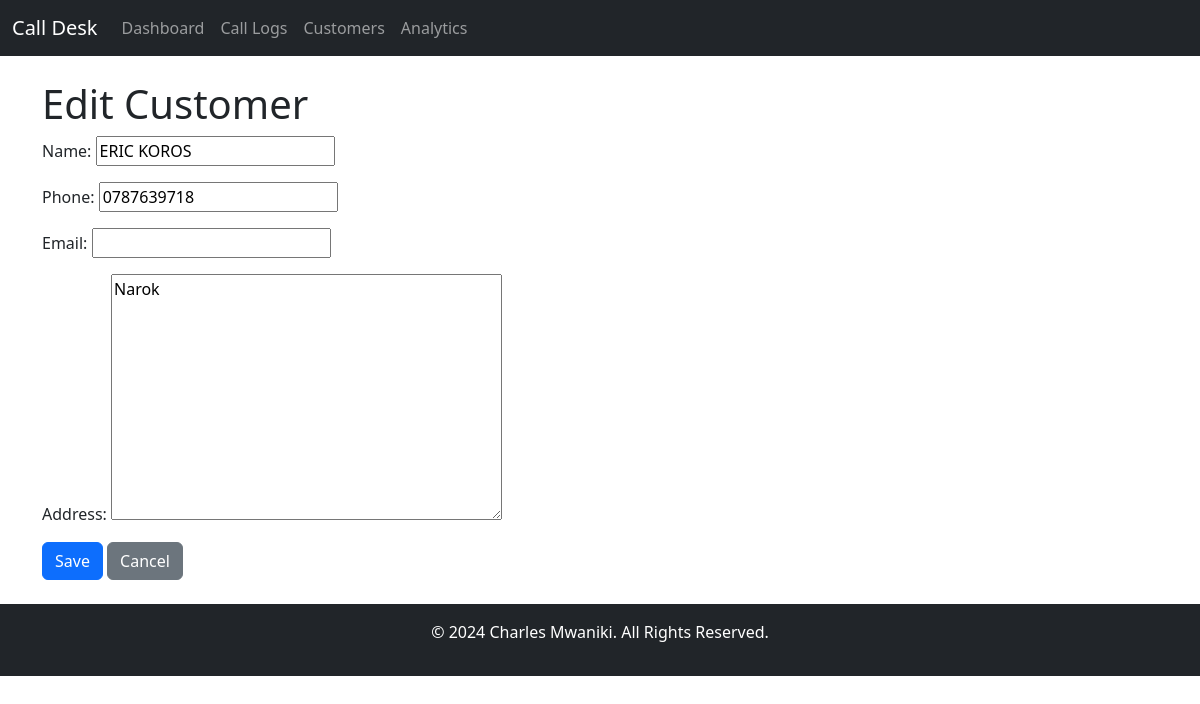
The app's page /customers/edit/2/ with its own data.
### calls/models.py (models this page shows, shortened)
class Customer(models.Model):
    name = models.CharField(max_length=100)
    phone = models.CharField(max_length=15, unique=True)
    email = models.EmailField(blank=True, null=True)
    address = models.TextField(blank=True, null=True)

### calls/views.py (the view)
# urls.py: path('customers/edit/<int:pk>/', views.edit_customer, name='edit_customer'),  # Edit customer URL
def edit_customer(request, pk):
    customer = get_object_or_404(Customer, pk=pk)
    if request.method == "POST":
        form = CustomerForm(request.POST, instance=customer)
        if form.is_valid():
            form.save()
            messages.success(request, "Customer details updated successfully.")
            return redirect('customer_list')
    else:
        form = CustomerForm(instance=customer)
    return render(request, 'edit_customer.html', {'form': form})

### calls/forms.py
class CustomerForm(forms.ModelForm):
    class Meta:
        model = Customer
        fields = ['name', 'phone', 'email', 'address']

### calls/templates/edit_customer.html (shortened to what this page needs)
{% extends 'base.html' %}
{% block content %}
<h1>Edit Customer</h1>
<form method="post">
    {{ form.as_p }}
    <button type="submit" class="btn btn-primary">Save</button>
    <a href="{% url 'customer_list' %}" class="btn btn-secondary">Cancel</a>
</form>
{% endblock %}

### records on screen
Customer: name "ERIC KOROS", phone "0787639718", address "Narok"
